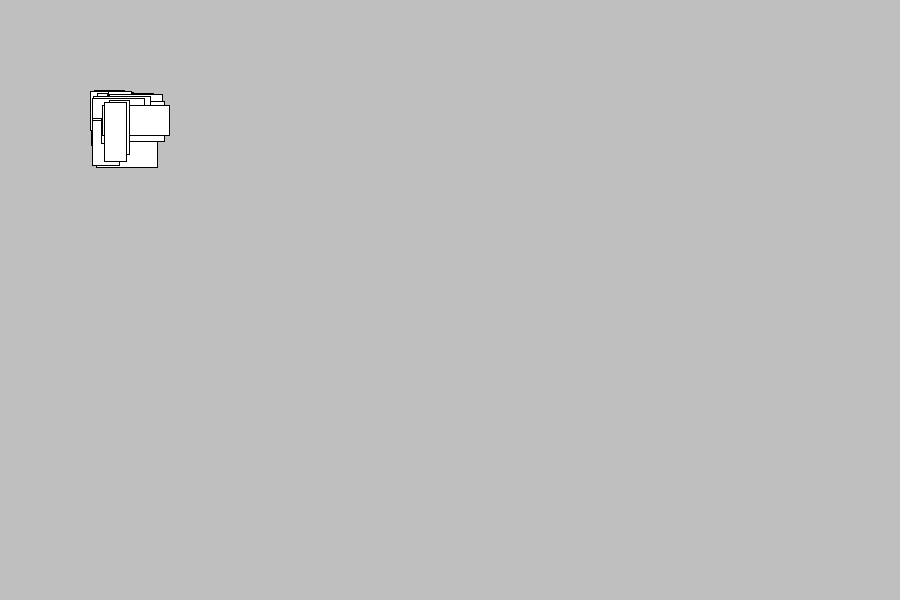
Frame 1 (no input)
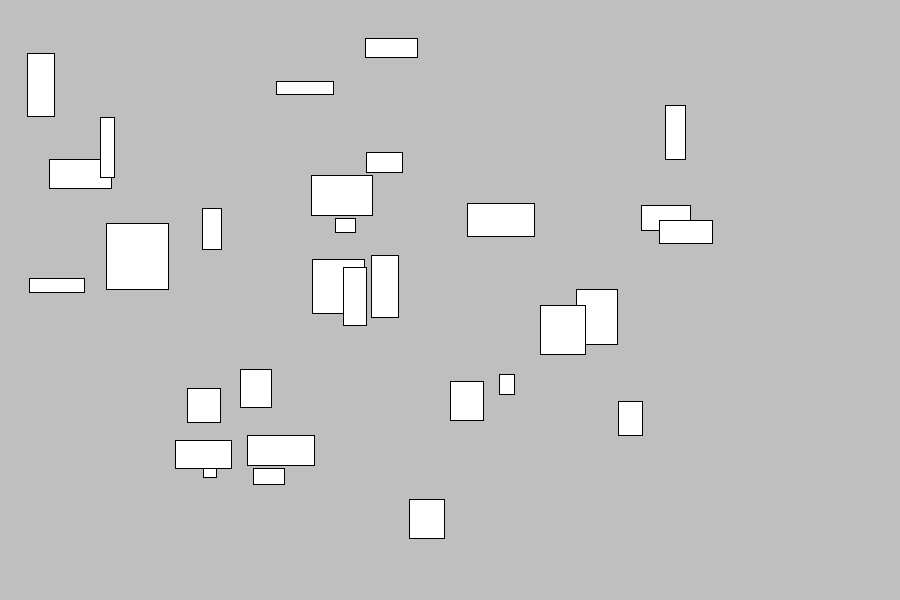
Frame 60 (the mouse pressed at the canvas centre just before this capture)
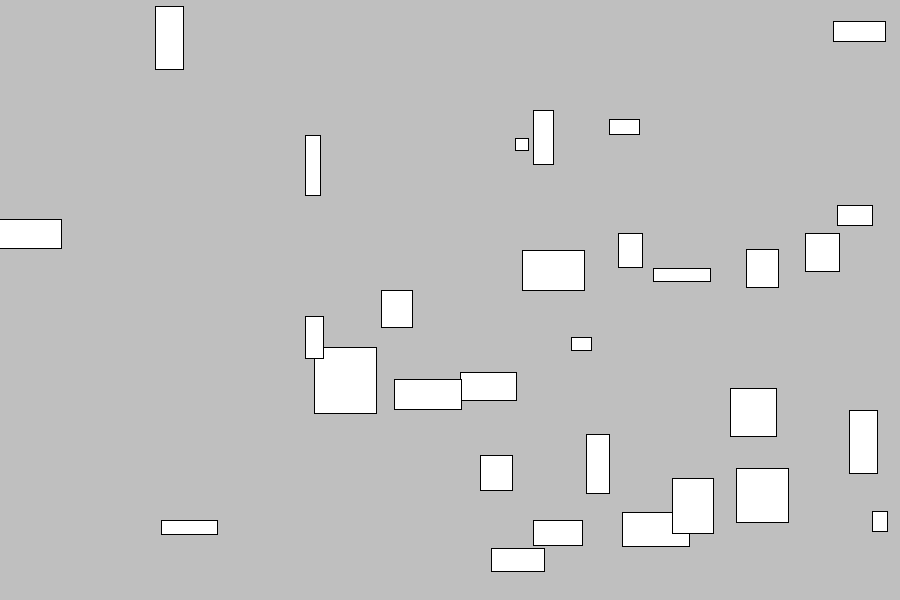
Frame 120 (the mouse held since frame 60 and released just before this capture)

The Processing sketch that drew these frames (run headless with seeded random() and noise(); from frame 60 on, the mouse is pressed at the canvas centre):

// Processing sketch: processing_49161
// ── processing_49161.pde

//array named myBouncingArray for 100 BouncingButtons
boolean clicked;



BouncingButton[] myBouncingArray = new BouncingButton[30];

void setup () {

  size (900, 600);
  smooth();


  for (int i =0; i<myBouncingArray.length; i++) {

    myBouncingArray[i]= new BouncingButton (100, 100, random (10, 70), random (10, 70));
  }
}

void draw () {
  background (191);
  for (int i =0; i<myBouncingArray.length; i++) {
    myBouncingArray[i].collisionBouncingButton();
    myBouncingArray[i].movingBouncingButton();
    myBouncingArray[i].drawBouncingButton();
  }
}

void mousePressed () {

  for (int i=0; i<myBouncingArray.length; i++) {

    myBouncingArray[i].checkMousePress ();
  }
}




class BouncingButton {

  float x;
  float y;
  float speedX;
  float speedY;

  float sizeX;
  float sizeY;




  BouncingButton (float xPos, float yPos, float xSize, float ySize) {

    x=xPos;
    y=yPos;
    sizeX=xSize;
    sizeY=ySize;
    color c;

    speedX= random (-10, 10);
    speedY= random (-10, 10);
  }

  //DONE
  void movingBouncingButton () {

    x += speedX;
    y += speedY;
  }
  //DONE
  void collisionBouncingButton () {

    if ( (x < (0) ) || (x > width - sizeX ) ) {

      speedX = -speedX;
    }

    if ( (y < (0) ) || (y > height - sizeY ) ) {

      speedY = -speedY;
    }
  }

  void drawBouncingButton () {
rect (x, y, sizeX, sizeY);
    if (clicked) {

      fill (0);
    }
    else { 
      fill (255);
    }
    
  }

  void checkMousePress() {
    if ((mouseX > x ) && (mouseX< x + sizeX)&& (mouseY > y) && (mouseY < y + sizeY)) {

      clicked = !clicked;
    }
  }
}
